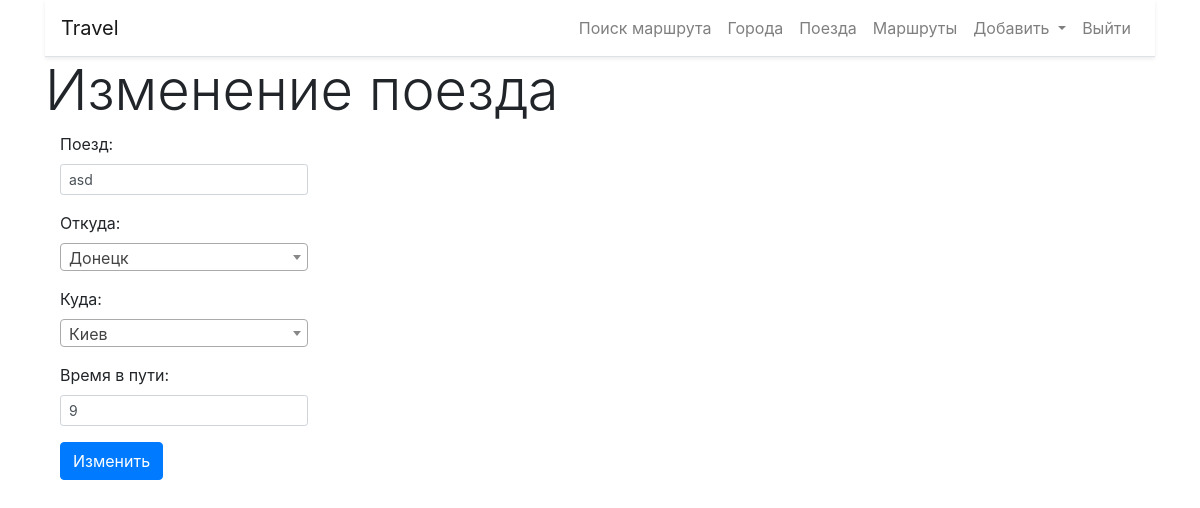
The app's page /trains/update/13/ (signed in), older data.
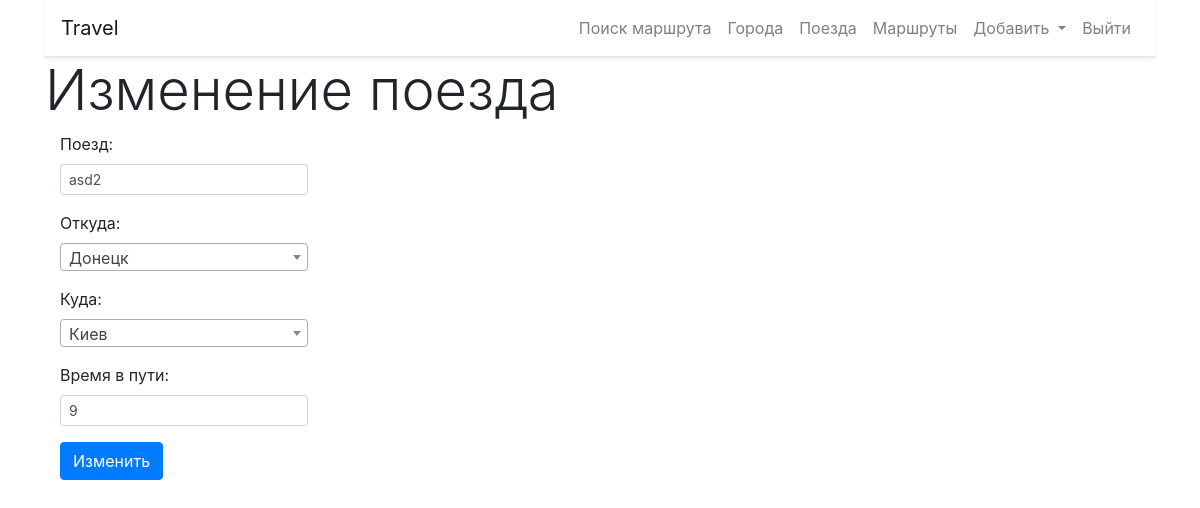
The same page, newer data.
### trains/models.py (models this page shows, shortened)
class Train(models.Model):
    name = models.CharField(max_length=100, unique=True,
                            error_messages={'unique': 'Поезд с таким номером уже существует'}, verbose_name='Поезд')
    from_city = models.ForeignKey(City, on_delete=models.CASCADE, verbose_name='Откуда', related_name='from_city')
    to_city = models.ForeignKey(City, on_delete=models.CASCADE, verbose_name='Куда', related_name='to_city')
    travel_time = models.IntegerField(verbose_name='Время в пути', )
    class Meta:
        verbose_name = 'Поезд'
        verbose_name_plural = 'Поезда'
        ordering = ['name']

### cities/models.py (models this page shows)
class City(models.Model):
    name = models.CharField(max_length=100, unique=True,
                            error_messages={'unique': 'Город с таким названием уже существует'}, verbose_name='Город')
    def __str__(self):
        return self.name
    class Meta:
        verbose_name = 'Город'
        verbose_name_plural = 'Города'
        ordering = ['name']

### trains/views.py (the view)
# urls.py: path('update/<int:pk>/', TrainUpdateView.as_view(), name='update'),
class TrainUpdateView(SuccessMessageMixin, LoginRequiredMixin, UpdateView):
    login_url = '/accounts/login'
    form_class = TrainForm
    model = Train
    template_name = 'trains/update.html'
    success_url = reverse_lazy('train:home')
    success_message = 'Поезд успешно изменен!'

### trains/forms.py (shortened to what this page needs)
class TrainForm(forms.ModelForm):
    query_set = City.objects.all()
    name = forms.CharField(label='Поезд',
                           widget=forms.TextInput(
                               attrs={'class': 'form-control form-control-sm', 'placeholder': 'Номер поезда'}))
    from_city = forms.ModelChoiceField(label='Откуда', queryset=query_set,
                                       widget=forms.Select(attrs={'class': 'form-control js-example-basic-single'}),
                                       empty_label='Выберите город', )
    to_city = forms.ModelChoiceField(label='Куда', queryset=query_set,
                                     widget=forms.Select(attrs={'class': 'form-control js-example-basic-single'}),
                                     empty_label='Выберите город', )
    travel_time = forms.CharField(label='Время в пути',
                                  widget=forms.NumberInput(
                                      attrs={'class': 'form-control form-control-sm', 'placeholder': 'Часов'}))
    class Meta(object):
        model = Train
        fields = ('name', 'from_city', 'to_city', 'travel_time',)

### trains/templates/trains/update.html (shortened to what this page needs)
{% extends 'base.html' %}
{% block content %}
<h1 class="display-4">Изменение поезда</h1>
<div class="row mx-auto">
    <div class="col-md-3">
        <form method="post">{% csrf_token %}{{ form.as_p }}
            <input class="btn btn-primary" type="submit" value="Изменить">
        </form>
    </div>
</div>
{% endblock %}

Row changes from the older to the newer data that the page shows:
changed Train: name "asd" → "asd2"
